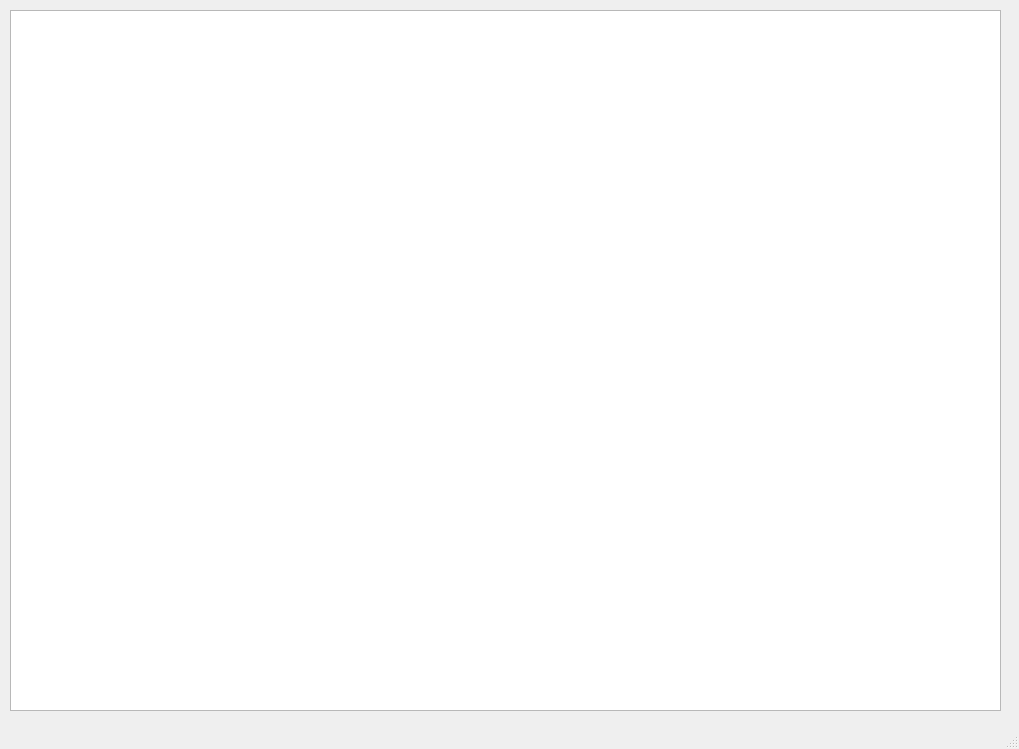
<?xml version="1.0" encoding="UTF-8"?>
<ui version="4.0">
 <class>MainWindow</class>
 <widget class="QMainWindow" name="MainWindow">
  <property name="geometry">
   <rect>
    <x>0</x>
    <y>0</y>
    <width>1019</width>
    <height>749</height>
   </rect>
  </property>
  <property name="windowTitle">
   <string>MainWindow</string>
  </property>
  <widget class="QWidget" name="centralwidget">
   <widget class="QGraphicsView" name="graphicsView">
    <property name="geometry">
     <rect>
      <x>10</x>
      <y>10</y>
      <width>991</width>
      <height>701</height>
     </rect>
    </property>
   </widget>
  </widget>
  <widget class="QStatusBar" name="statusbar"/>
 </widget>
 <resources/>
 <connections/>
</ui>
